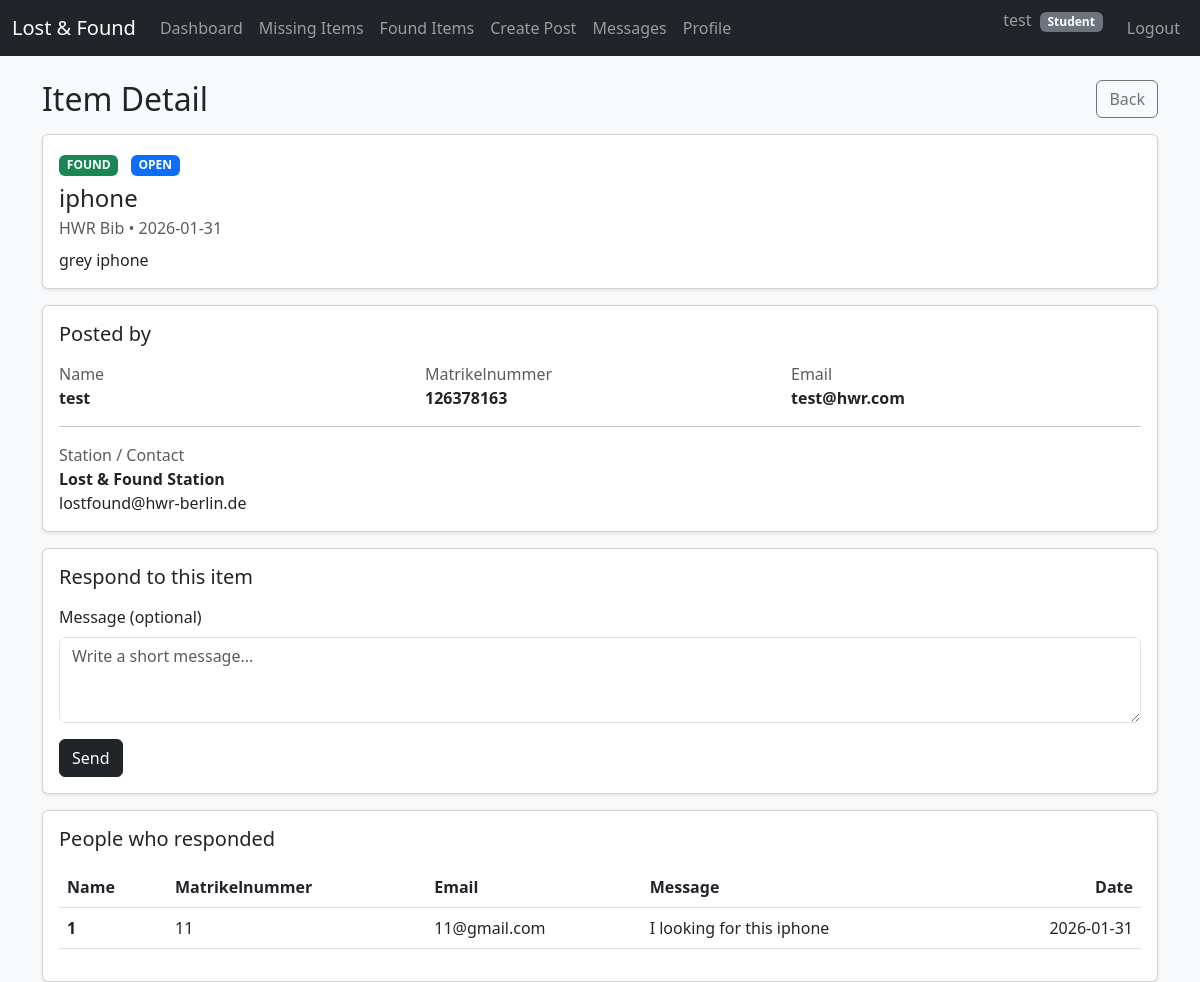
Page /student/post/1 (signed in) on the earlier database version.
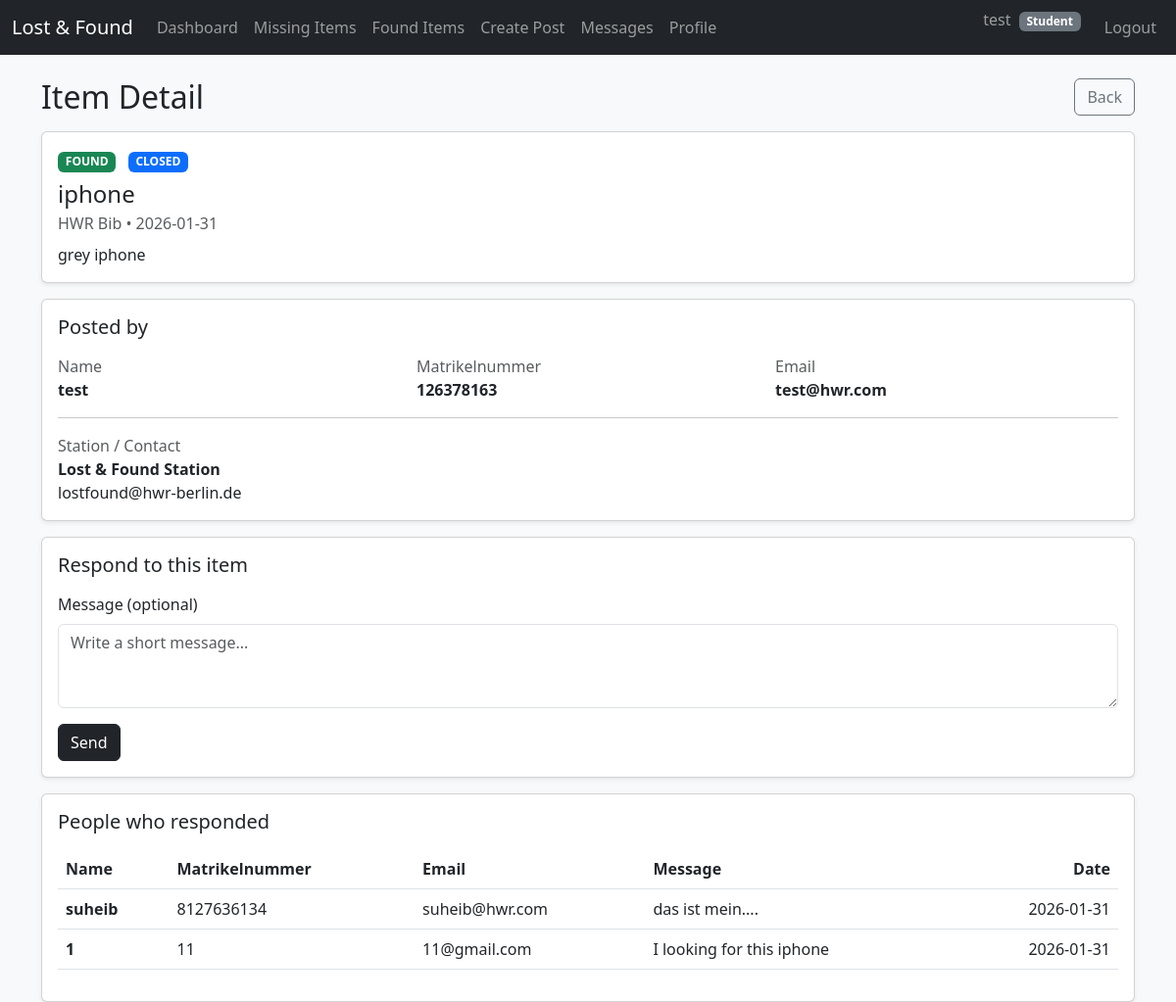
Same page on the later database version.
### db.py (models this page shows)
class ItemPost(db.Model):
    __tablename__ = "item_posts"
    id = db.Column(db.Integer, primary_key=True)
    post_type = db.Column(db.String(10), nullable=False)
    title = db.Column(db.String(200), nullable=False)
    description = db.Column(db.Text, nullable=False)
    location = db.Column(db.String(200))
    status = db.Column(db.String(20), default="open")
    created_by = db.Column(db.Integer, db.ForeignKey("users.id"), nullable=False)
    created_at = db.Column(db.DateTime, default=datetime.utcnow)
    creator = db.relationship("User", backref="posts")

class User(db.Model):
    __tablename__ = "users"
    id = db.Column(db.Integer, primary_key=True)
    username = db.Column(db.String(120), unique=True, nullable=False)
    password = db.Column(db.String(120), nullable=False)
    is_admin = db.Column(db.Boolean, default=False)
    matriculation_number = db.Column(db.String(50), unique=True, nullable=True)
    email = db.Column(db.String(200), unique=True, nullable=True)

class AppSettings(db.Model):
    __tablename__ = "app_settings"
    id = db.Column(db.Integer, primary_key=True)
    station_name = db.Column(db.String(200), default="Lost & Found Station")
    contact_email = db.Column(db.String(200), default="lostfound@hwr-berlin.de")

class PostInterest(db.Model):
    __tablename__ = "post_interests"
    id = db.Column(db.Integer, primary_key=True)
    post_id = db.Column(db.Integer, db.ForeignKey("item_posts.id"), nullable=False)
    user_id = db.Column(db.Integer, db.ForeignKey("users.id"), nullable=False)
    message = db.Column(db.Text, nullable=True)  # optional
    created_at = db.Column(db.DateTime, default=datetime.utcnow)
    post = db.relationship("ItemPost", backref="interests")
    user = db.relationship("User", backref="interests")

### app.py (the view)
@app.route("/student/post/<int:post_id>")
@login_required
def student_post_detail(post_id: int):
    post = ItemPost.query.get(post_id)
    if not post:
        return redirect(url_for("student_dashboard"))
    creator = post.creator
    interests = (
        PostInterest.query
        .filter_by(post_id=post.id)
        .order_by(PostInterest.created_at.desc())
        .all()
    )
    settings = get_settings()
    return render_template(
        "student/post_detail.html",
        post=post,
        creator=creator,
        interests=interests,
        settings=settings
    )

### app.py (called while the page is built)
def login_required(f):
    from functools import wraps
    @wraps(f)
    def wrapper(*args, **kwargs):
        if "user_id" not in session:
            return redirect(url_for("login"))
        return f(*args, **kwargs)
    return wrapper

def get_settings():
    settings = AppSettings.query.first()
    if not settings:
        settings = AppSettings()
        db.session.add(settings)
        db.session.commit()
    return settings

### templates/student/post_detail.html (shortened to what this page needs)
{% extends 'base.html' %}
{% block content %}
<div class="d-flex justify-content-between align-items-center mb-3">
  <h2 class="mb-0">Item Detail</h2>
  <a class="btn btn-outline-secondary" href="{{ url_for('student_dashboard') }}">Back</a>
</div>
<div class="card shadow-sm mb-3">
  <div class="card-body">
    <div class="mb-2">
      <span class="badge {% if post.post_type == 'lost' %}text-bg-warning{% else %}text-bg-success{% endif %}">
        {{ post.post_type|upper }}
      </span>
      <span class="badge text-bg-primary ms-2">{{ post.status|upper }}</span>
    </div>
    <h4 class="mb-1">{{ post.title }}</h4>
    <p class="text-muted mb-2">{{ post.location or '-' }} • {{ post.created_at.strftime("%Y-%m-%d") }}</p>
    <p class="mb-0">{{ post.description }}</p>
  </div>
</div>
<div class="card shadow-sm mb-3">
  <div class="card-body">
    <h5 class="mb-3">Posted by</h5>
    <div class="row g-3">
      <div class="col-md-4">
        <div class="text-muted">Name</div>
        <div class="fw-bold">{{ creator.username }}</div>
      </div>
      <div class="col-md-4">
        <div class="text-muted">Matrikelnummer</div>
        <div class="fw-bold">{{ creator.matriculation_number or '-' }}</div>
      </div>
      <div class="col-md-4">
        <div class="text-muted">Email</div>
        <div class="fw-bold">{{ creator.email or '-' }}</div>
      </div>
    </div>
    <hr>
    <div class="text-muted">Station / Contact</div>
    <div class="fw-semibold">{{ settings.station_name }}</div>
    <div>{{ settings.contact_email }}</div>
  </div>
</div>
<div class="card shadow-sm mb-3">
  <div class="card-body">
    <h5 class="mb-3">Respond to this item</h5>
    <form method="post" action="{{ url_for('student_post_respond', post_id=post.id) }}">
      <div class="mb-3">
        <label class="form-label">Message (optional)</label>
        <textarea class="form-control" name="message" rows="3" placeholder="Write a short message..."></textarea>
      </div>
      <button class="btn btn-dark" type="submit">Send</button>
    </form>
  </div>
</div>
<div class="card shadow-sm">
  <div class="card-body">
    <h5 class="mb-3">People who responded</h5>
    {% if interests and interests|length > 0 %}
      <div class="table-responsive">
        <table class="table table-hover align-middle">
          <thead>
            <tr>
              <th>Name</th>
              <th>Matrikelnummer</th>
              <th>Email</th>
              <th>Message</th>
              <th class="text-end">Date</th>
            </tr>
          </thead>
          <tbody>
            {% for i in interests %}
              <tr>
                <td class="fw-semibold">{{ i.user.username }}</td>
                <td>{{ i.user.matriculation_number or '-' }}</td>
                <td>{{ i.user.email or '-' }}</td>
                <td>{{ i.message or '-' }}</td>
                <td class="text-end">{{ i.created_at.strftime("%Y-%m-%d") }}</td>
              </tr>
            {% endfor %}
          </tbody>
        </table>
      </div>
    {% else %}
      <div class="text-muted">No responses yet.</div>
    {% endif %}
  </div>
</div>
{% endblock %}

### templates/base.html (shortened to what this page needs)
<!doctype html>
<html lang="de">
<head>
  <link href="https://cdn.jsdelivr.net/npm/bootstrap@5.3.0/dist/css/bootstrap.min.css" rel="stylesheet">
</head>
<body class="bg-light">
<nav class="navbar navbar-expand-lg navbar-dark bg-dark">
  <div class="container-fluid">
    <a class="navbar-brand" href="{{ url_for('index') }}">Lost &amp; Found</a>
    <div class="collapse navbar-collapse" id="nav">
      <ul class="navbar-nav me-auto">
        {% if session.get('user_id') and session.get('is_admin') %}
          <li class="nav-item"><a class="nav-link" href="{{ url_for('admin_dashboard') }}">Dashboard</a></li>
          <li class="nav-item"><a class="nav-link" href="{{ url_for('admin_posts') }}">Posts</a></li>
          <li class="nav-item"><a class="nav-link" href="{{ url_for('admin_users') }}">Users</a></li>
          <li class="nav-item"><a class="nav-link" href="{{ url_for('admin_settings') }}">Settings</a></li>
        {% elif session.get('user_id') %}
          <li class="nav-item"><a class="nav-link" href="{{ url_for('student_dashboard') }}">Dashboard</a></li>
          <li class="nav-item"><a class="nav-link" href="{{ url_for('student_lost') }}">Missing Items</a></li>
          <li class="nav-item"><a class="nav-link" href="{{ url_for('student_found') }}">Found Items</a></li>
          <li class="nav-item"><a class="nav-link" href="{{ url_for('student_new_post') }}">Create Post</a></li>
          <li class="nav-item"><a class="nav-link" href="{{ url_for('student_messages') }}">Messages</a></li>
          <li class="nav-item"><a class="nav-link" href="{{ url_for('student_profile') }}">Profile</a></li>
        {% endif %}
      </ul>
      <ul class="navbar-nav ms-auto">
        {% if session.get('user_id') %}
          <li class="nav-item">
            <span class="navbar-text me-3">
              {{ session.get('username') }}
              {% if session.get('is_admin') %}
                <span class="badge text-bg-danger ms-1">Admin</span>
              {% else %}
                <span class="badge text-bg-secondary ms-1">Student</span>
              {% endif %}
            </span>
          </li>
          <li class="nav-item"><a class="nav-link" href="{{ url_for('logout') }}">Logout</a></li>
        {% else %}
          <li class="nav-item"><a class="nav-link" href="{{ url_for('login') }}">Login</a></li>
          <li class="nav-item"><a class="nav-link" href="{{ url_for('register') }}">Register</a></li>
          <li class="nav-item"><a class="nav-link" href="{{ url_for('admin_login') }}">Admin</a></li>
        {% endif %}
      </ul>
    </div>
  </div>
</nav>
<div class="container mt-4">
  {% block content %}{% endblock %}
</div>
</body>
</html>

Differences in the rows shown:
changed ItemPost "iphone": status "OPEN" → "CLOSED"
added PostInterest: user.username "suheib", user "8127636134", user "suheib@hwr.com", message "das ist mein....", created_at "2026-01-31"
